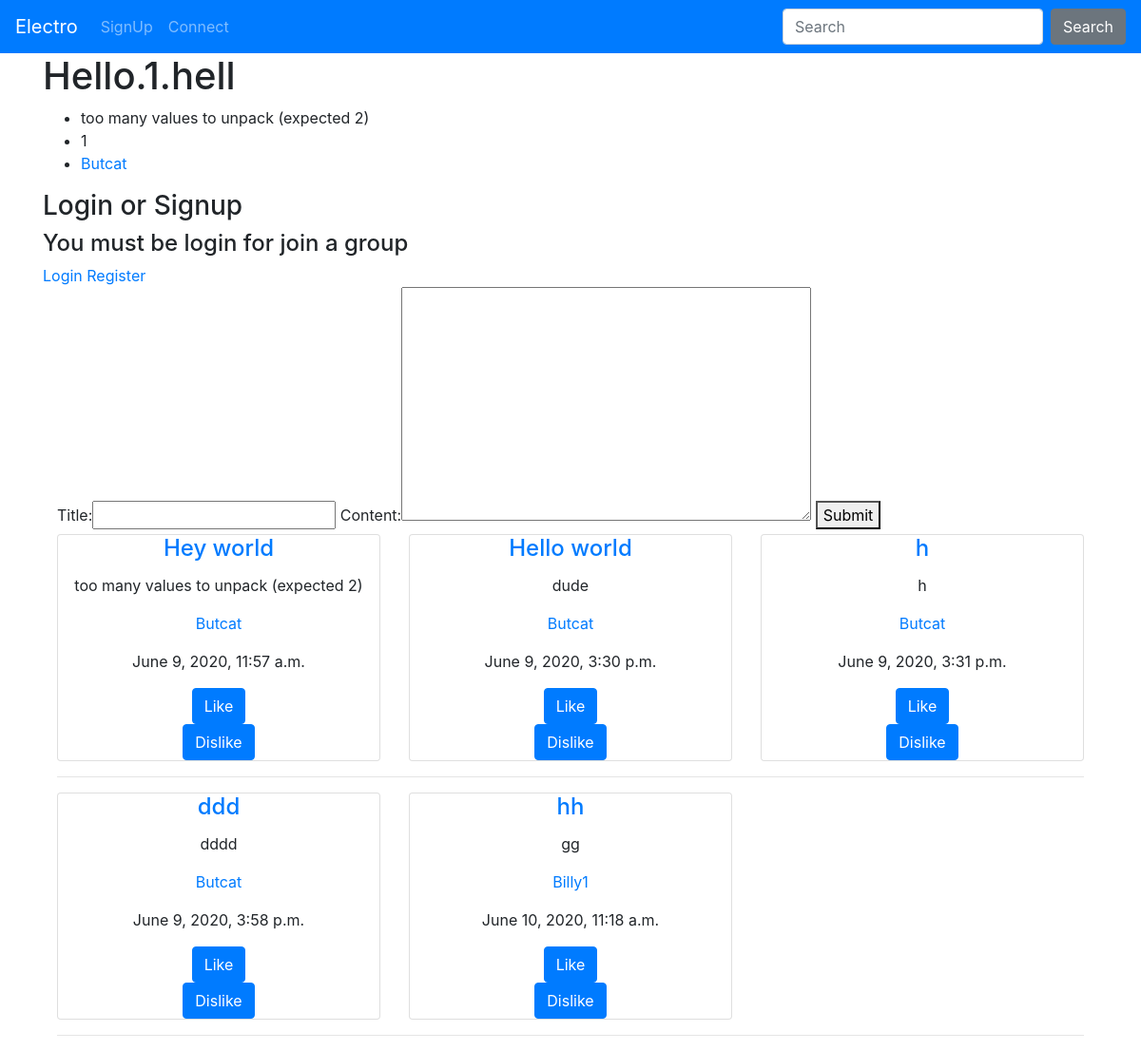
The app's page /groups/detail/1, older data.
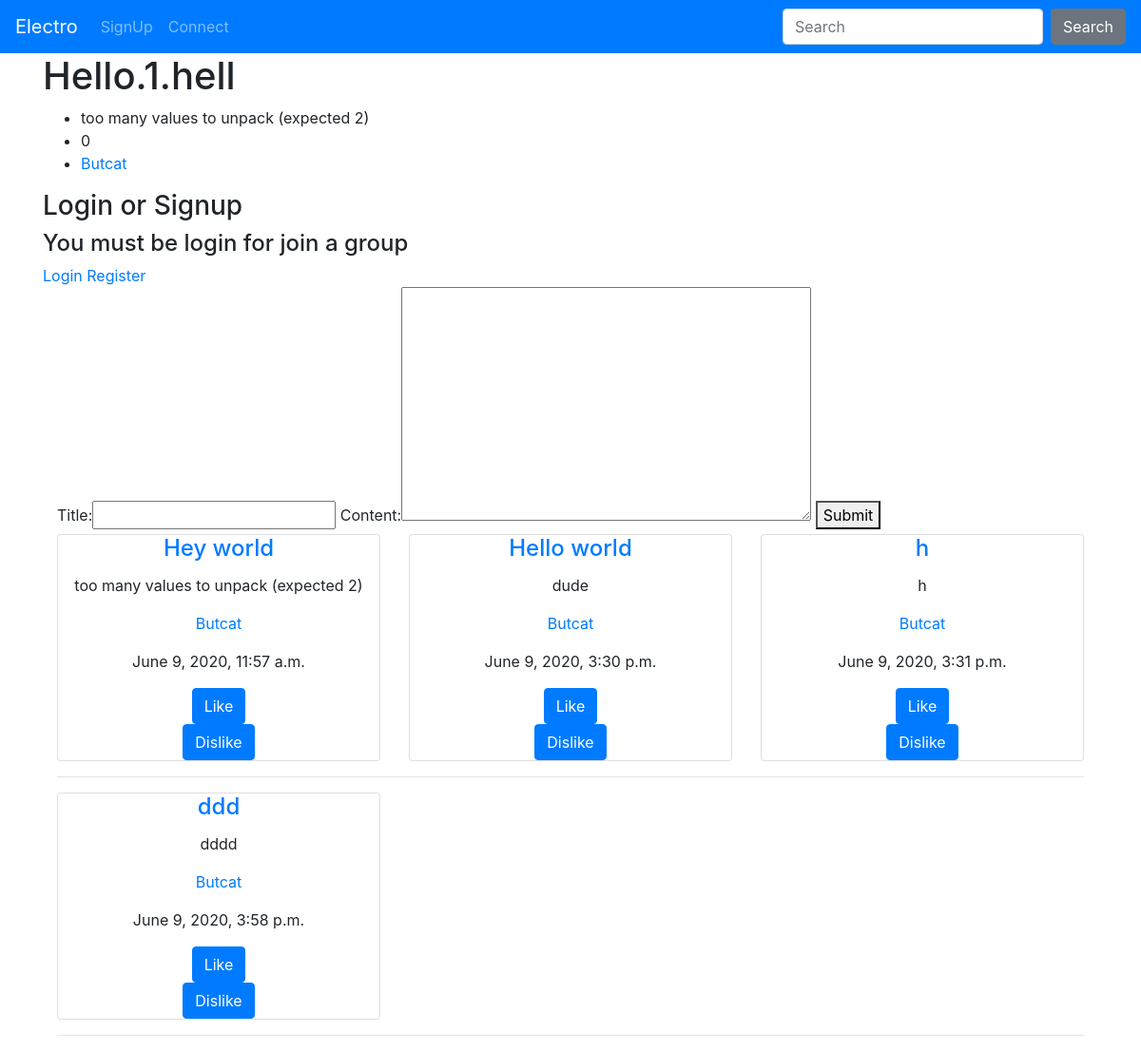
The same page, newer data.
### groups/models.py (models this page shows, shortened)
class Group(models.Model):
    title = models.CharField(max_length=30)
    description = models.TextField()
    members = models.ManyToManyField(User, blank=True, through='Member')
    owner = models.ForeignKey(settings.AUTH_USER_MODEL,
    on_delete=models.CASCADE, blank=True, null=True, related_name='owner')

### posts/models.py (models this page shows, shortened)
class Post(models.Model):
    title = models.CharField(max_length=40)
    content = models.TextField()
    date_post = models.DateTimeField('date published',auto_now_add=True)
    user = models.ForeignKey(settings.AUTH_USER_MODEL,
    on_delete=models.CASCADE)
    like = models.ManyToManyField(User, related_name='likes',
    blank=True)
    group = models.ForeignKey(Group, on_delete=models.CASCADE,
    blank=True, null=True)
    class Meta:
        ordering = ['date_post']

### groups/views.py (the view, shortened to what this page needs)
# urls.py: path('detail/<int:pk>', views.MixinDetailAndFormView.as_view(), name='detail'),
class MixinDetailAndFormView(View):
    def get(self, request, *args, **kwargs):
        view = GroupDetailView.as_view()
        return view(request, *args, **kwargs)

### groups/forms.py
class PostForm(ModelForm):
    class Meta:
        model = Post
        fields = ['title', 'content']
        widgets= {
        'title': forms.TextInput(attrs={'class': 'textinputclass'}),
        'content': forms.Textarea(attrs={'class': 'editable medium-editor-textarea postcontent'}),
        }

### groups/views.py (called while the page is built)
    def get_context_data(self, **kwargs):
        context = super(GroupDetailView, self).get_context_data(**kwargs)
        context['form'] = PostForm()
        context['postgroup'] = Post.objects.filter(group=self.kwargs['pk'])
        return context

### groups/templates/group/detail_group.html (shortened to what this page needs)
{% extends 'base.html' %}
{% block page_content %}
<div class="container">
  <h1>{{ group.title }}</h1>
  <ul>
    <li>{{ group.description }}</li>
    <li>{{ group.members.count }}</li>
    <li><a href="{% url 'groups:redirect' group.owner.pk %}">{{ group.owner }}</a></li>
  </ul>
</div>
{% if user.is_authenticated %}
<div class="container-fluid">
  <a class="btn btn-primary" href="{% url 'groups:join' pk=group.pk %}">Join</a>
</div>
<div class="container-fluid">
  <a class="btn btn-primary" href="{% url 'groups:leave' pk=group.pk %}">Leave</a>
</div>
{% else %}
<div class="container">
  <h3> Login or Signup</h3>
  <h4>You must be login for join a group</h4>
  <a href="{% url 'electro:login'  %}">Login</a>
  <a href="{% url 'electro:signup'  %}">Register</a>
{% endif %}
<div class="container" id="padding">
 <form method="POST" action="{% url 'groups:detail' group.pk %}">
    {{ form }}
    <button type="submit" name="" value="">Submit</button>
  </form>
</div>
<div class="container" id="padding">
            {%  for post in postgroup %}
                {% if forloop.counter0|divisibleby:3 %} <div class="row text-center"> {%  endif %}
                  <div class="col-md-4">
                      <div class="card">
                          <div class="card-content">
                              <h4 class="card-title"><a href="{% url 'posts:detail' post.pk %}">{{ post.title }}</a></h4>
                               <p class="card-text">{{ post.content }}</p>
                               <p><a href="{% url 'groups:redirect' post.user.pk %}">{{ post.user }}</a></p>
                               <p>{{ post.date_post }}</p>
                               <form action="{% url 'posts:like' post.pk %}" method="POST">
                        		    <button type="submit" name="post_id" value="{{ post.id }}" class="btn btn-primary">
                        			    Like
                        		    </button>
                         	     </form>
                               <form action="{% url 'posts:dislike' post.pk %}" method="POST">
                       		    <button type="submit" name="post_id" value="{{ post.id }}" class="btn btn-primary">
                       			    Dislike
                       		    </button>
                        	    </form>
                          </div>
                      </div>
                  </div>
            {%  if forloop.counter|divisibleby:3 or forloop.last %}</div><hr>{%  endif %}
            {%  endfor %}
         </div>
{% endblock %}

Row changes from the older to the newer data that the page shows:
removed Post: title "hh", content "gg", user "Billy1", date_post "June 10, 2020, 11:18 a.m.", {{ post.id }} 16 (drawn)
computed for Group "Hello.1.hell": members.count "1" → "0"
